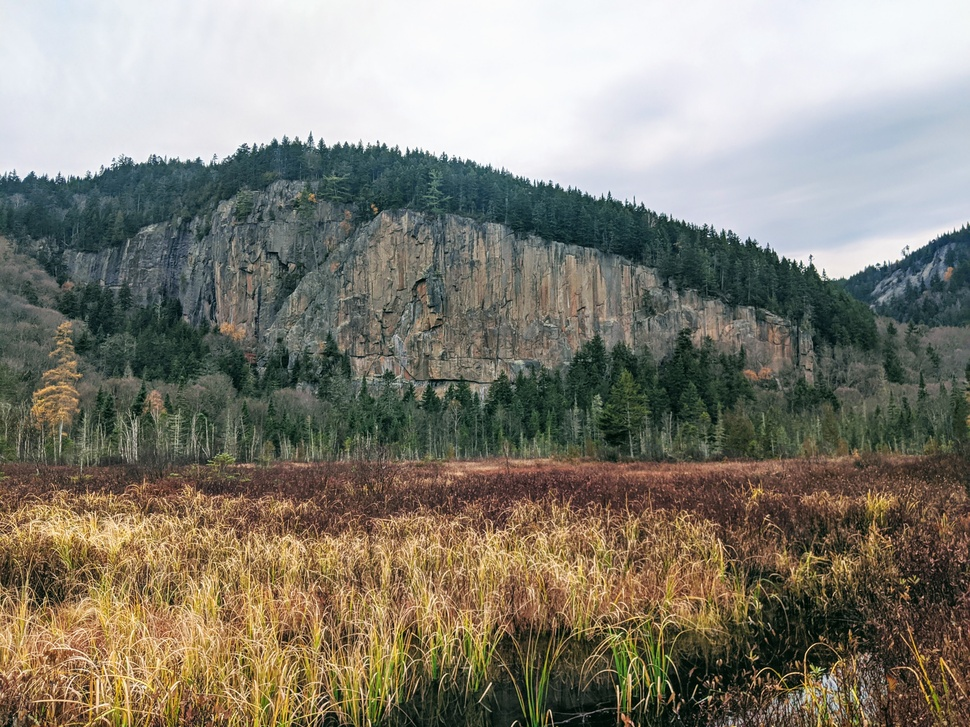
#> input picture data/tawachiche.jpg, 970 x 727 px, shrunk from 4032 x 3024 before the run; its folder holds 2 pictures in this run
$ python glcm.py   (older library calls are emulated)
#> lines starting #> are read from the running program, lines starting #| are printed output that depends on the picture
### fishes.py
import cv2
import os
import re
import sys
import random
from math import floor
from contours import checkForMultipleContours

# fish dataset from: http://groups.inf.ed.ac.uk/f4k/GROUNDTRUTH/RECOG/
dataPath = os.path.join(os.getcwd(), 'data')
random.seed()


def test_image(gray=True):
    '''Just a test image'''
#> called with gray = True

    img = cv2.imread(os.path.join(dataPath, 'tawachiche.jpg'))
#> img is the input picture: shape (727, 970, 3); mean B, G, R 116.6, 129, 132.9
    if gray:
        return cv2.cvtColor(img, cv2.COLOR_RGB2GRAY)
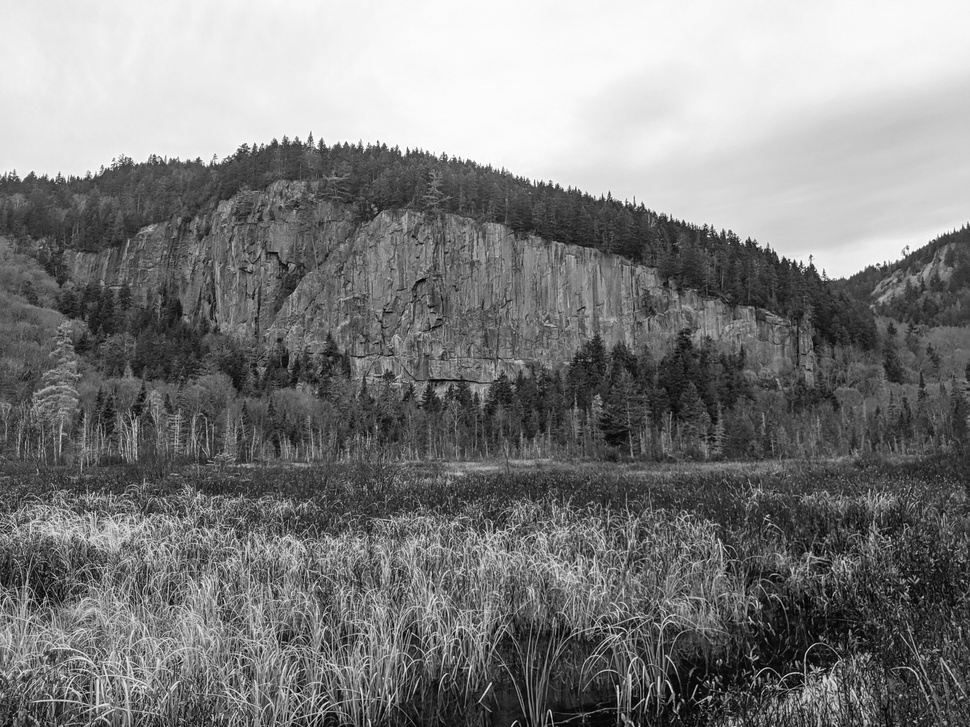
#> returned value: shape (727, 970); min 0, max 255, mean 125.7
    return img


# [130 lines left out: functions shape, nemo, fishesAndMasks, getFishes, getMasksForFishes, getMasks and 3 more, not called in this run]


# [2 lines that do not run on import are left out]

### glcm.py
from skimage.feature import greycomatrix, greycoprops
from fishes import test_image
import mahotas as mh
import cv2

# the GLCM features computed by Spampinato et al. are Haralick features: Haralick et al. in "Textural Features for Image Classification"
# given an input image, the mahotas library can compute the GLCM and these features for us: https://github.com/luispedro/mahotas/blob/master/mahotas/features/texture.py
# skimage greycoprops() only computes 6: https://scikit-image.org/docs/dev/api/skimage.feature.html#skimage.feature.greycoprops


def skimage_glcmFeatures(img):
    glcmFeatures = {}

    glcm = greycomatrix(img, distances=[5], angles=[0], levels=256,
                        symmetric=True, normed=True)

    glcm['correlation'] = greycoprops(glcm, 'correlation')[0][0]
    glcm['energy'] = greycoprops(glcm, 'energy')[0][0]

    return glcmFeatures


def mahotas_glcmFeatures(grayImg):
    '''For the given image, returns a 4x14 feature vector. 4, for 4 directions. 14, for 14 features listed in Haralick's paper.'''

#> (the run stopped early here; a loop or call above may not have finished)
